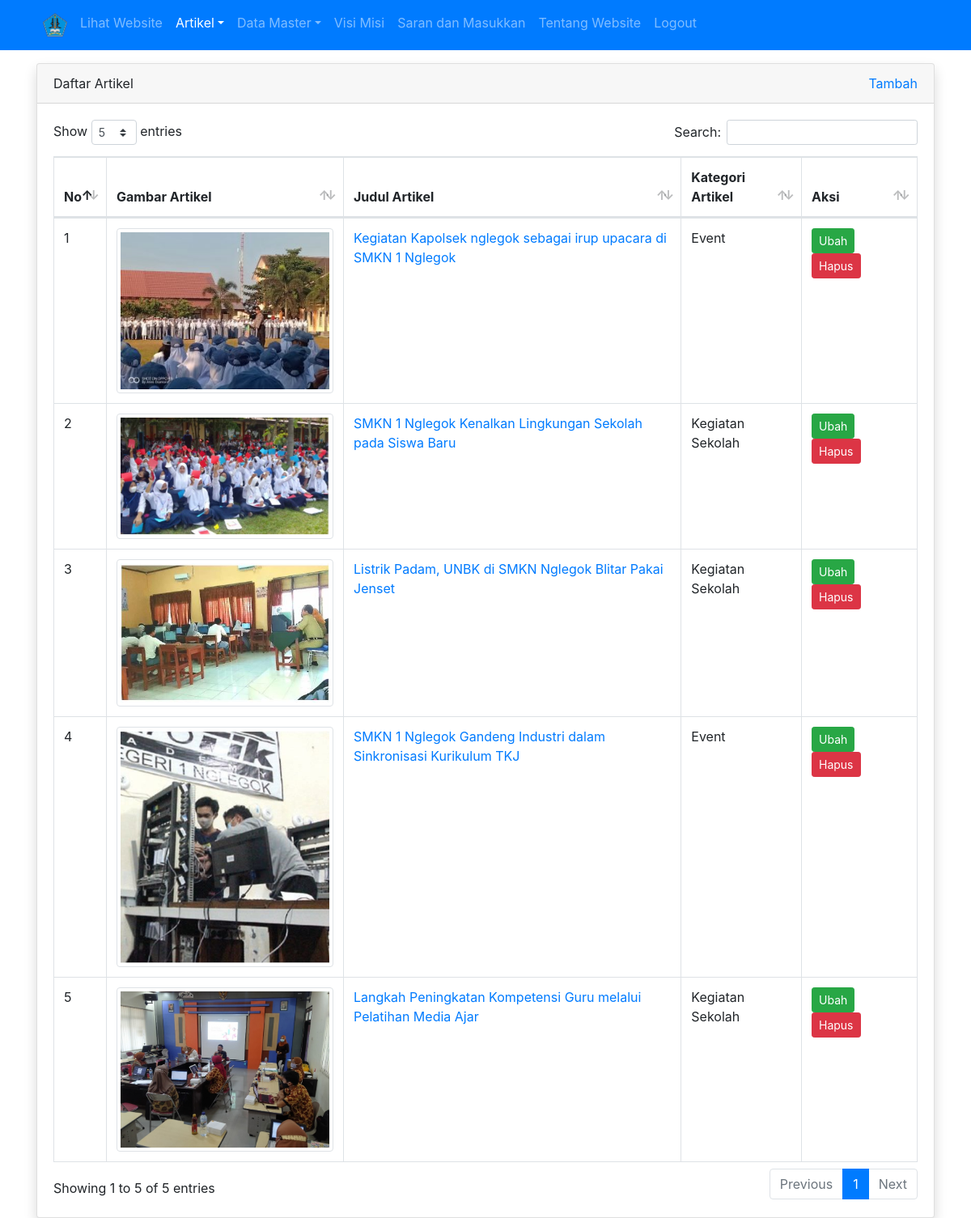
/admin/artikel/index.php (signed in), run on the app's committed database.
### tables this page shows
CREATE TABLE `tbl_artikel` (
  `id` int(11) NOT NULL,
  `judul` varchar(255) DEFAULT NULL,
  `isi` text DEFAULT NULL,
  `tanggal` date DEFAULT NULL,
  `foto` varchar(100) DEFAULT NULL,
  `id_kategori` int(11) DEFAULT NULL
);

CREATE TABLE `tbl_kategori_artikel` (
  `id` int(11) NOT NULL,
  `nama_kategori` varchar(30) DEFAULT NULL
);

### admin/artikel/index.php (the view, shortened to what this page needs)
<?php
require_once '../../koneksi.php';
$query = mysqli_query($koneksi, "SELECT tbl_artikel.*, tbl_kategori_artikel.nama_kategori FROM tbl_artikel LEFT JOIN tbl_kategori_artikel ON tbl_artikel.id_kategori = tbl_kategori_artikel.id");
$no = 1;
?>
<!DOCTYPE html>
<html>
<head>
	<link rel="stylesheet" href="../../resources/datatables/datatables.min.css">
	<link rel="stylesheet" href="../../resources/css/bootstrap.min.css">
</head>
<body>
	<?php require_once '../navbar.php'; ?>
	<div class="container mt-3">
		<div class="row">
			<div class="col">
				<div class="card shadow">
					<div class="card-header">
						<div class="clearfix">
							<div class="float-left">
								Daftar Artikel
							</div>
							<div class="float-right">
								<a href="tambah.php">Tambah</a>
							</div>
						</div>
					</div>
					<div class="card-body">
						<table id="table_id" class="dataTable table table-bordered">
						    <thead>
						        <tr>
						            <th>No</th>
						            <th width="250px">Gambar Artikel</th>
						            <th>Judul Artikel</th>
						            <th>Kategori Artikel</th>
						            <th width="100px">Aksi</th>
						        </tr>
						    </thead>
						    <tbody>
						        <?php while($row = mysqli_fetch_assoc($query)) : ?>
									<tr>
										<td><?= $no++ ?></td>
										<td><img src="../../images/artikel/<?= $row['foto'] ?>" alt="<?= $row['judul'] ?>" width="100%" class="img-thumbnail"></td>
										<td><a href="detail.php?id=<?= $row['id'] ?>"><?= $row['judul'] ?></a></td>
										<td><?= isset($row['nama_kategori']) ? $row['nama_kategori'] : '-' ?></td>
										<td>
											<a href="ubah.php?id=<?= $row['id'] ?>" class="btn btn-success btn-sm">Ubah</a>
											<a href="hapus.php?id=<?= $row['id'] ?>" class="btn btn-danger btn-sm" onclick="return confirm('apakah anda yakin?')">Hapus</a>
										</td>
									</tr>
								<?php endwhile; ?>
						    </tbody>
						</table>
					</div>
				</div>
			</div>
		</div>
	</div>
</body>
</html>

### data on the page
tbl_artikel: foto (picture), judul "Kegiatan Kapolsek nglegok sebagai irup upacara di SMKN 1 Nglegok", id_kategori.nama_kategori "Event"
tbl_artikel: foto (picture), judul "SMKN 1 Nglegok Kenalkan Lingkungan Sekolah pada Siswa Baru", id_kategori.nama_kategori "Kegiatan Sekolah"
tbl_artikel: foto (picture), judul "Listrik Padam, UNBK di SMKN Nglegok Blitar Pakai Jenset", id_kategori.nama_kategori "Kegiatan Sekolah"
tbl_artikel: foto (picture), judul "SMKN 1 Nglegok Gandeng Industri dalam Sinkronisasi Kurikulum TKJ", id_kategori.nama_kategori "Event"
tbl_artikel: foto (picture), judul "Langkah Peningkatan Kompetensi Guru melalui Pelatihan Media Ajar", id_kategori.nama_kategori "Kegiatan Sekolah"
